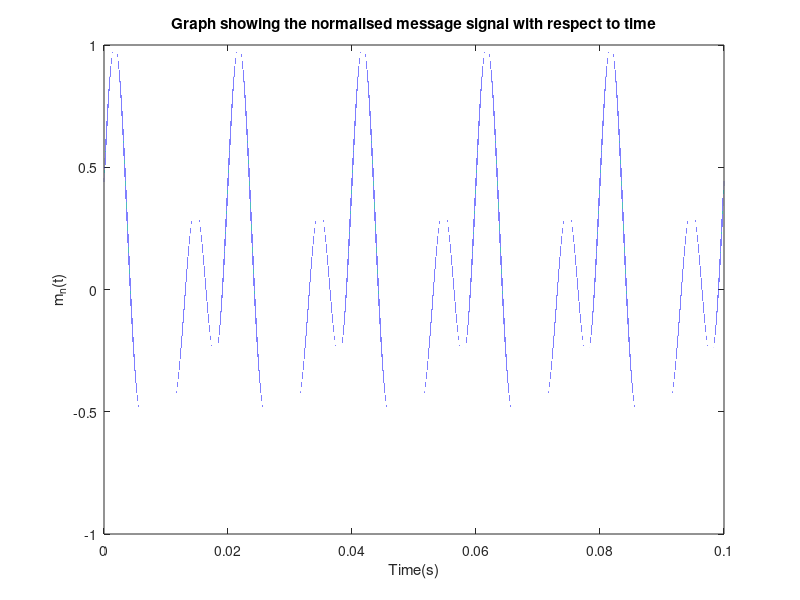
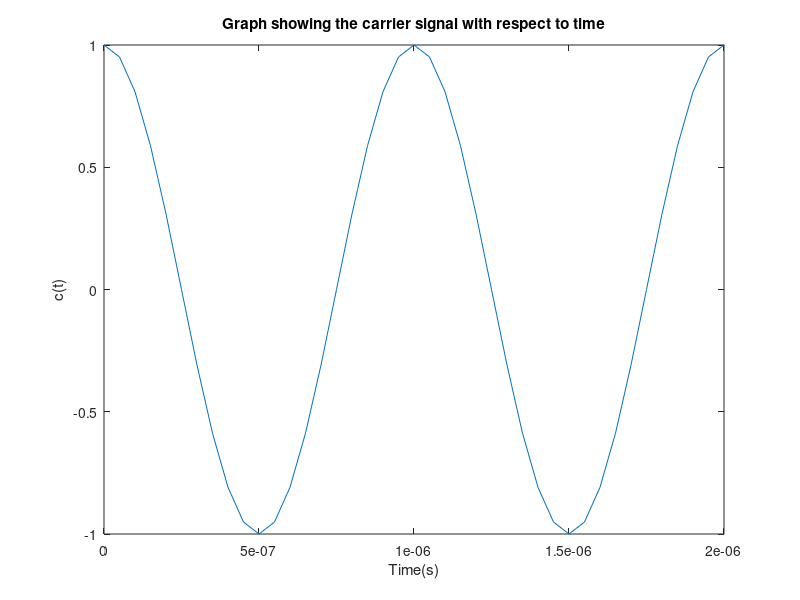
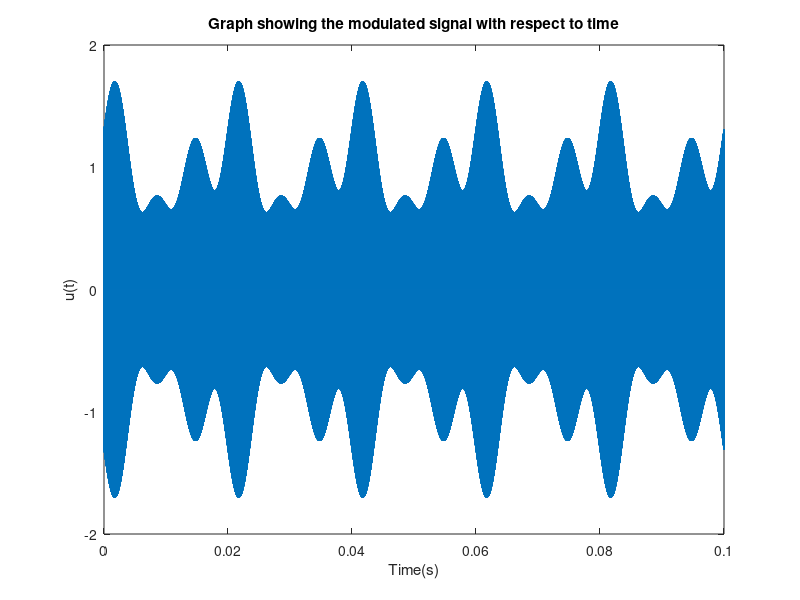
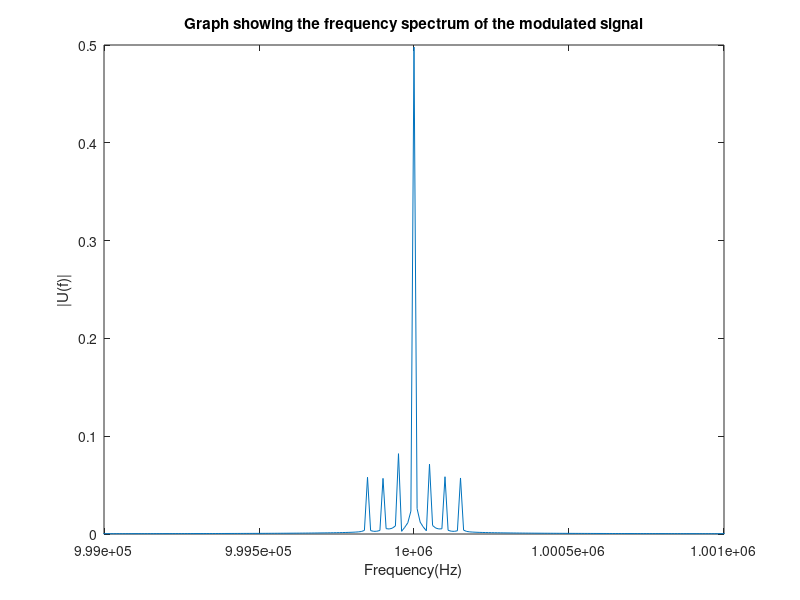

Recreate these plots in MATLAB, in order.
function Exercise_One_A()
%Initialising sampling freqeuncy to construct frequency domain representations
%and construct the message and carrier signals in the time domain.
fs = 20000000;
t = 0:1/fs:0.1;
modulation_index = 0.70;

%Construct the unnormalised message signal so that the max value can be
%found to normalise it.
unnormalised_message_signal = 4*cos(100*pi*t) + 3*sin(200*pi*t) + 3*sin(300*pi*t);
max_absolute_value = max(abs(unnormalised_message_signal));

%Obtain normalised message signal.
normalised_message_signal = unnormalised_message_signal/max_absolute_value;
figure(1)
plot(t,normalised_message_signal);
title("Graph showing the normalised message signal with respect to time")
xlabel("Time(s)")
ylabel("m_n(t)")

%Construct the message signal to modulate the normalised message signal.
carrier_signal = cos(2000000*pi*t);
figure(2)
plot(t,carrier_signal);
title("Graph showing the carrier signal with respect to time")
xlabel("Time(s)")
ylabel("c(t)")
set(gca,'XLim',[0 0.000002]);

%applying the formula for a DSB-FC modulation.
modulated_signal = (1 + (modulation_index*normalised_message_signal)).*carrier_signal;
figure(3)
plot(t,modulated_signal);
title("Graph showing the modulated signal with respect to time")
xlabel("Time(s)")
ylabel("u(t)")
set(gca,'XLim',[0 0.1]);

%Using fft to get the frequency components. fftshift shifts the zero
%frequency to the centre of the array so that the spectrum can be graphed
%correctly.
M = fftshift(fft(modulated_signal)); 
n = length(modulated_signal) - 1;
df = fs/n;
f = -fs/2:df:fs/2;
figure(4)
plot(f,abs(M)/n);
title("Graph showing the frequency spectrum of the modulated signal")
xlabel("Frequency(Hz)")
ylabel("|U(f)|")
%Limiting frequency so that the positive components can be seen properly
set(gca,'XLim',[999000 1001000]);



%Now need to get the envelope of the modulated signal m(t). Using matlab
%hilbert function. Sourced from https://uk.mathworks.com/help/signal/ug/envelope-extraction-using-the-analytic-signal.html

y = hilbert(modulated_signal);
env = abs(y);
figure(5)
plot(t,env);
title("Graph showing the envelope of the modulated signal with respect to time")
xlabel("Time(s)")
ylabel("d(t)")

%Find period. Using graphical methods. Choosing two peak values and
%subtracting the time values to get the period. The freqeuncy is then
%1/period.
end